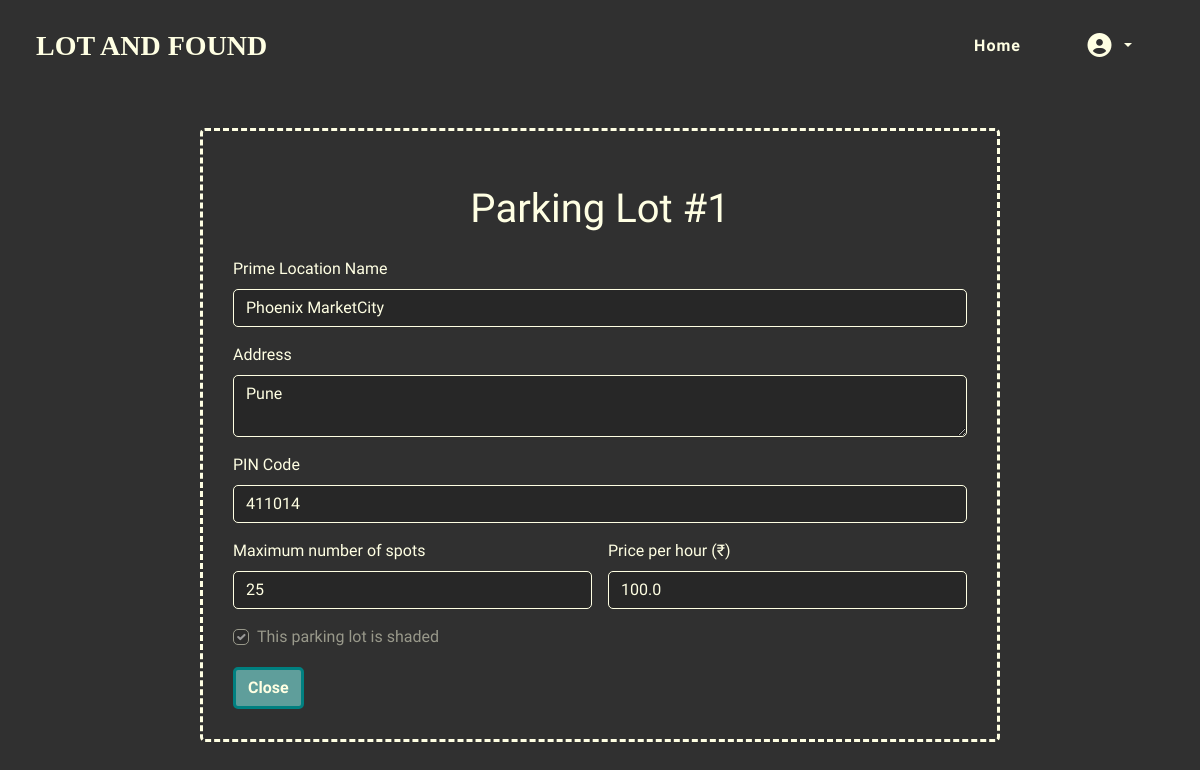
/lot/1 (signed in), run on an earlier commit of the app's database.
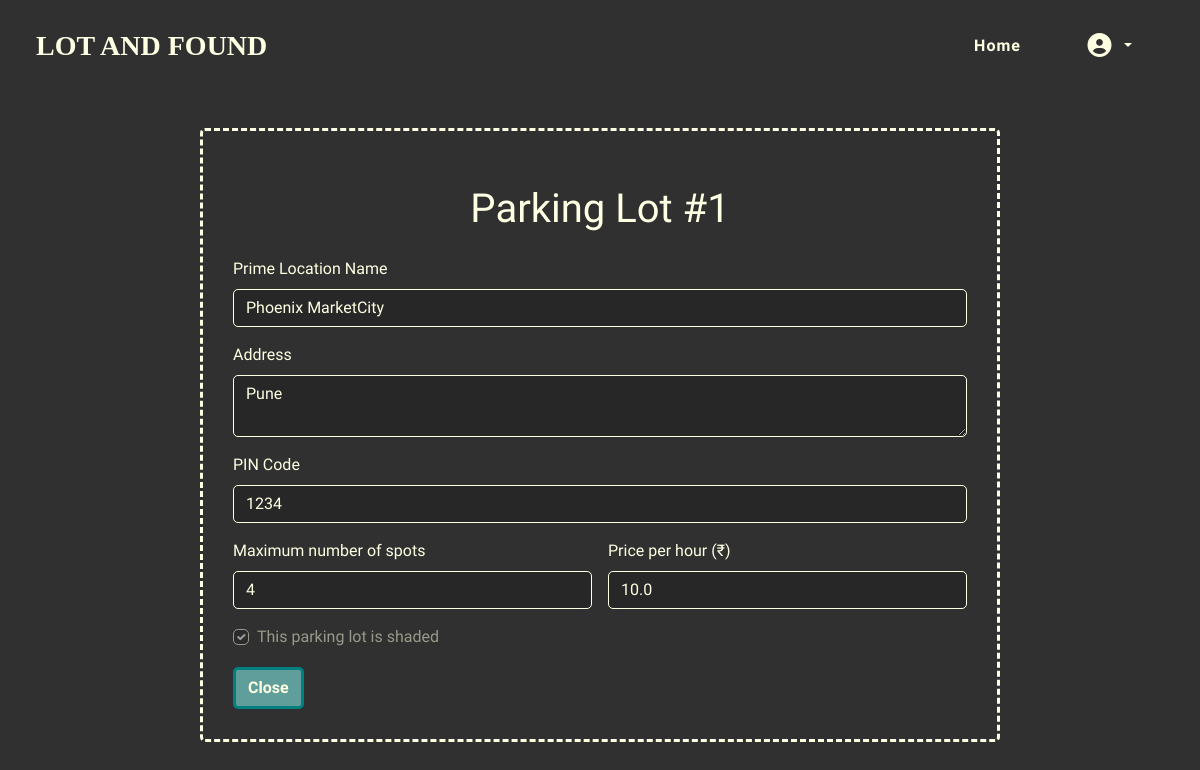
And on a later commit of the database.
### models.py (models this page shows)
class Lot(db.Model):
    __tablename__ = 'lot'
    lot_id = db.Column(db.Integer, primary_key=True)
    prime_loc = db.Column(db.String(30), nullable=False)
    address = db.Column(db.String(150), nullable=False)
    pincode = db.Column(db.CHAR(6), nullable=False)
    price_per_hr = db.Column(db.Double(),nullable = False)
    max_spots = db.Column(db.Integer,nullable=False)
    is_shaded = db.Column(db.Boolean, default=False)
    spots = db.relationship('Spot', backref = 'lot', cascade ="all, delete-orphan", lazy=True)

### routes.py (the view)
@app.route('/lot/<int:lot_id>')
@auth_required
def view_lot(lot_id):
    lot = Lot.query.get(lot_id)
    if lot:
        return render_template("view_lot.html", lot = lot)
    else:
        flash("Lot not found","error")
        return redirect(url_for('admin'))

### routes.py (called while the page is built)
def auth_required(func):
    @wraps(func)
    def inner(*args, **kwargs):
        if 'user_id' in session:
            return func(*args, **kwargs)
        else:
            flash("Please login first","warning")
            return redirect(url_for('login'))
    return inner

### templates/view_lot.html (shortened to what this page needs)
{% extends "base.html" %}
{% block content %}
<div class="container my-5 my-container">
<h1 class="display-6 my-display my-4">Parking Lot #{{lot.lot_id}}</h1>
<form class="row g-3">
  <div class="col-12">
    <label for="prime_loc" class="form-label my-label">Prime Location Name</label>
    <input type="text" name = "prime_loc" class="form-control my-input" placeholder="Area or Landmark" id="prime_loc" required value="{{lot.prime_loc}}" readonly>
  </div>
  <div class="col-12">
    <label for="address" class="form-label my-label">Address</label>
    <textarea type="text" name = "address" class="form-control my-input" id="address" placeholder="123 Main Road" required readonly>{{lot.address}}</textarea>
  </div>
  <div class="col-12">
    <label for="pin" class="form-label my-label">PIN Code</label>
    <input name = "pin" type="text" class="form-control my-input" id="pin" placeholder="6-digit pincode" required value="{{lot.pincode}}" readonly>
  </div>
  <div class="col-md-6">
    <label for="max_spots" class="form-label my-label">Maximum number of spots</label>
    <input name = "max_spots" type="number" class="form-control my-input" id="max_spots" min="3" placeholder="3 and above" required value="{{lot.max_spots}}" readonly>
  </div>
  <div class="col-md-6">
    <label for="price" class="form-label my-label">Price per hour (₹)</label>
    <input name = "price" type="number" class="form-control my-input" id="price" min="0" required value="{{lot.price_per_hr}}" readonly>
  </div>
  <div class="col-12">
    <div class="form-check">
      {% if lot.is_shaded %}
      <input class="form-check-input my-input" type="checkbox" id="is_shaded" name = "is_shaded" checked disabled>
      {% else %}
      <input class="form-check-input my-input" type="checkbox" id="is_shaded" name = "is_shaded" disabled>
      {% endif %}
      <label class="form-check-label my-label" for="is_shaded">
        This parking lot is shaded
      </label>
    </div>
  </div>
  <div class="col-12">
    <a href="{{url_for('home')}}" class="btn my-btn">Close</a>
  </div>
</form>
</div>
{% endblock %}

What changed in the data, as far as the page shows it:
changed Lot "Phoenix MarketCity": pin "411014" → "1234"; max_spots "25" → "4"; price "100.0" → "10.0"
